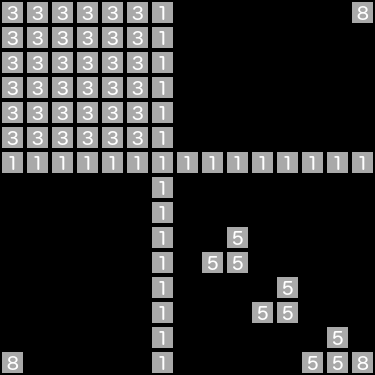

The image is a tile-based game level rendered from a .tmx file. Its description and complete source (layers, tilesets, objects, tile grids) follow:
An orthogonal 15x15 tile map with 25x25 px tiles, 1 tile layer (Tile Layer 2), 1 hidden layer not drawn.

<map version="1.10" tiledversion="1.10.1" orientation="orthogonal" renderorder="right-down" width="15" height="15" tilewidth="25" tileheight="25" infinite="0" nextlayerid="3" nextobjectid="1">
 <tileset firstgid="1" name="spritesheet" tilewidth="25" tileheight="25" tilecount="9" columns="3">
  <image source="spritesheet.png" width="75" height="75" />
 </tileset>
 <layer id="1" name="Tile Layer 1" width="15" height="15" visible="0" locked="1">
  <data encoding="csv">
1,1,1,1,1,1,1,1,1,1,1,1,1,1,1,
1,0,0,0,0,0,0,0,0,0,0,0,0,0,1,
1,0,0,0,0,0,0,0,0,0,0,0,0,0,1,
1,0,0,0,0,0,0,0,0,0,0,0,0,0,1,
1,0,0,0,0,0,0,0,0,0,0,0,0,0,1,
1,0,0,0,0,0,0,0,0,0,0,0,0,0,1,
1,0,0,0,0,0,2,2,2,0,0,0,0,0,1,
1,0,0,0,0,0,2,2,2,0,0,0,0,0,1,
1,0,0,0,0,0,2,2,2,0,0,0,0,0,1,
1,0,0,0,0,0,0,0,0,0,0,0,0,0,1,
1,0,0,0,0,0,0,0,0,0,0,0,0,0,1,
1,0,0,0,0,0,0,0,0,0,0,0,0,0,1,
1,0,0,0,0,0,0,0,0,0,0,0,0,0,1,
1,0,0,0,0,0,0,0,0,0,0,0,0,0,1,
1,1,1,1,1,1,1,1,1,1,1,1,1,1,1
</data>
 </layer>
 <layer id="2" name="Tile Layer 2" width="15" height="15">
  <data encoding="csv">
3,3,3,3,3,3,1,0,0,0,0,0,0,0,8,
3,3,3,3,3,3,1,0,0,0,0,0,0,0,0,
3,3,3,3,3,3,1,0,0,0,0,0,0,0,0,
3,3,3,3,3,3,1,0,0,0,0,0,0,0,0,
3,3,3,3,3,3,1,0,0,0,0,0,0,0,0,
3,3,3,3,3,3,1,0,0,0,0,0,0,0,0,
1,1,1,1,1,1,1,1,1,1,1,1,1,1,1,
0,0,0,0,0,0,1,0,0,0,0,0,0,0,0,
0,0,0,0,0,0,1,0,0,0,0,0,0,0,0,
0,0,0,0,0,0,1,0,0,5,0,0,0,0,0,
0,0,0,0,0,0,1,0,5,5,0,0,0,0,0,
0,0,0,0,0,0,1,0,0,0,0,5,0,0,0,
0,0,0,0,0,0,1,0,0,0,5,5,0,0,0,
0,0,0,0,0,0,1,0,0,0,0,0,0,5,0,
8,0,0,0,0,0,1,0,0,0,0,0,5,5,8
</data>
 </layer>
</map>
